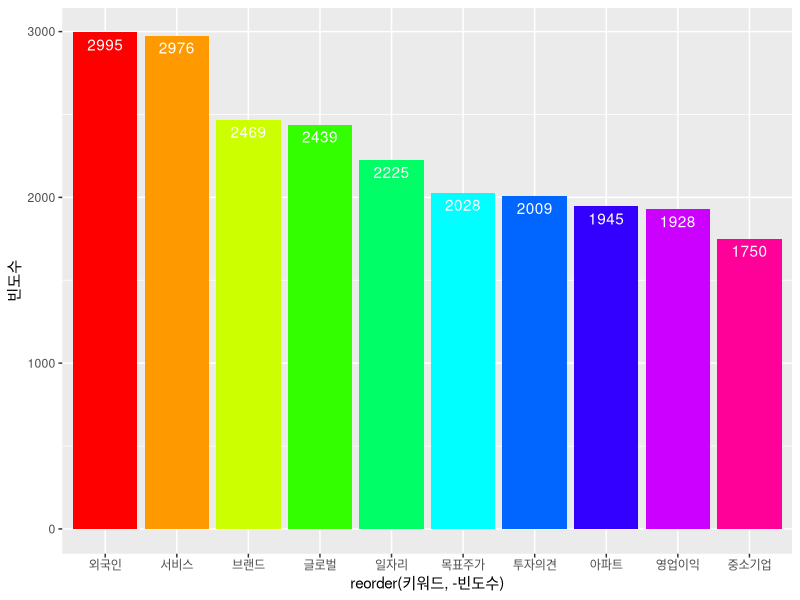

This chart was generated by the following R code:
install.packages("RColorBrewer")
library(RColorBrewer)
library(ggplot2)

data = data.frame(키워드 = c("외국인","서비스","브랜드","글로벌","일자리",
                          "목표주가","투자의견","아파트","영업이익","중소기업"),
                     빈도수 = c(2995, 2976, 2469, 2439, 2225,
                             2028, 2009, 1945, 1928, 1750))

#ggplot(data, aes(x=키워드, y=빈도수)) + geom_bar(stat = "identity")

ggplot(data, 
       aes(x=reorder(키워드, -빈도수), 
           y=빈도수)) + geom_bar(stat = "identity",
                              fill=rainbow(10)) + geom_text(aes(x=키워드, label=빈도수),
                                                            vjust=1.5, color = "white")
